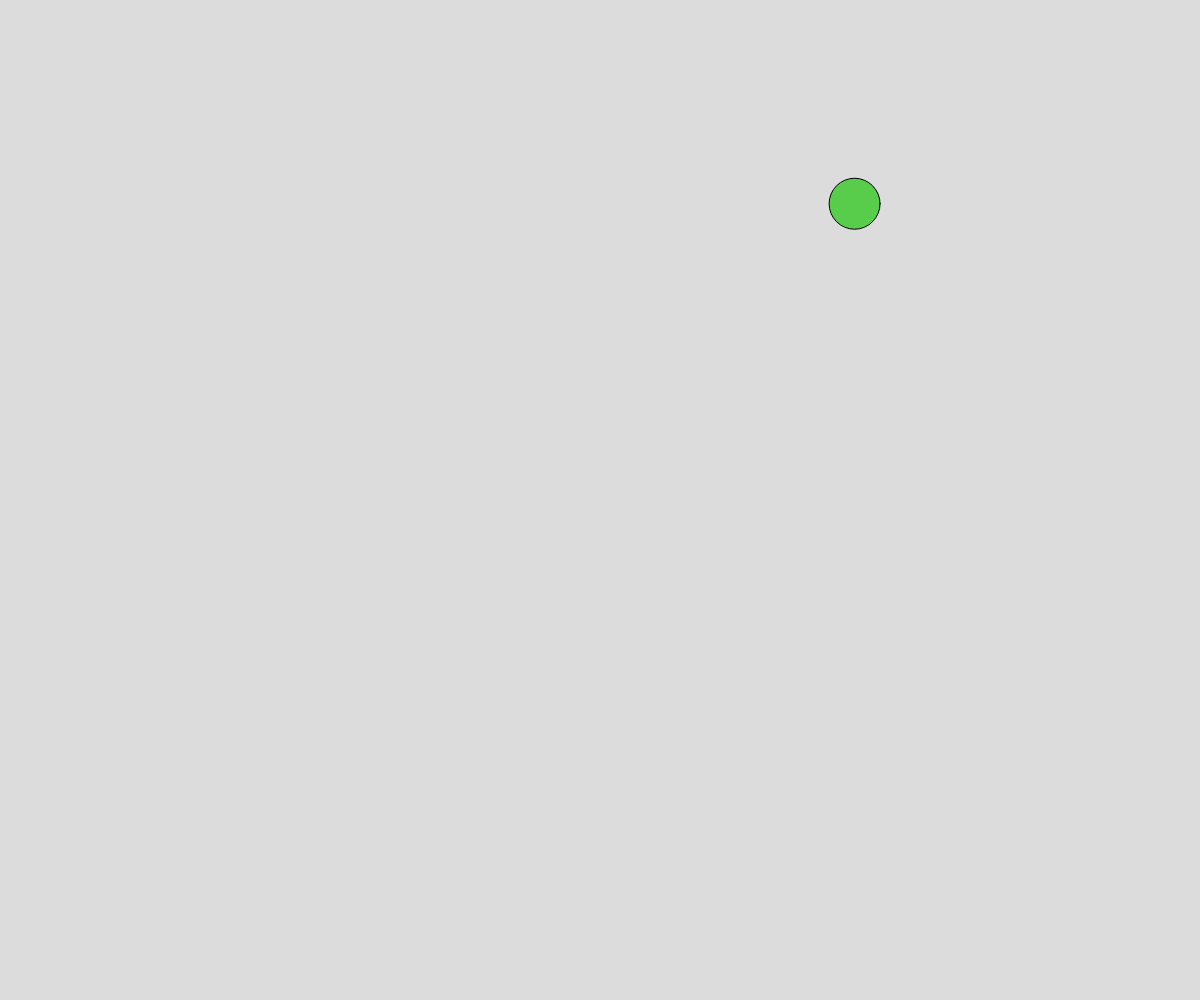
Frame 1 (no input)
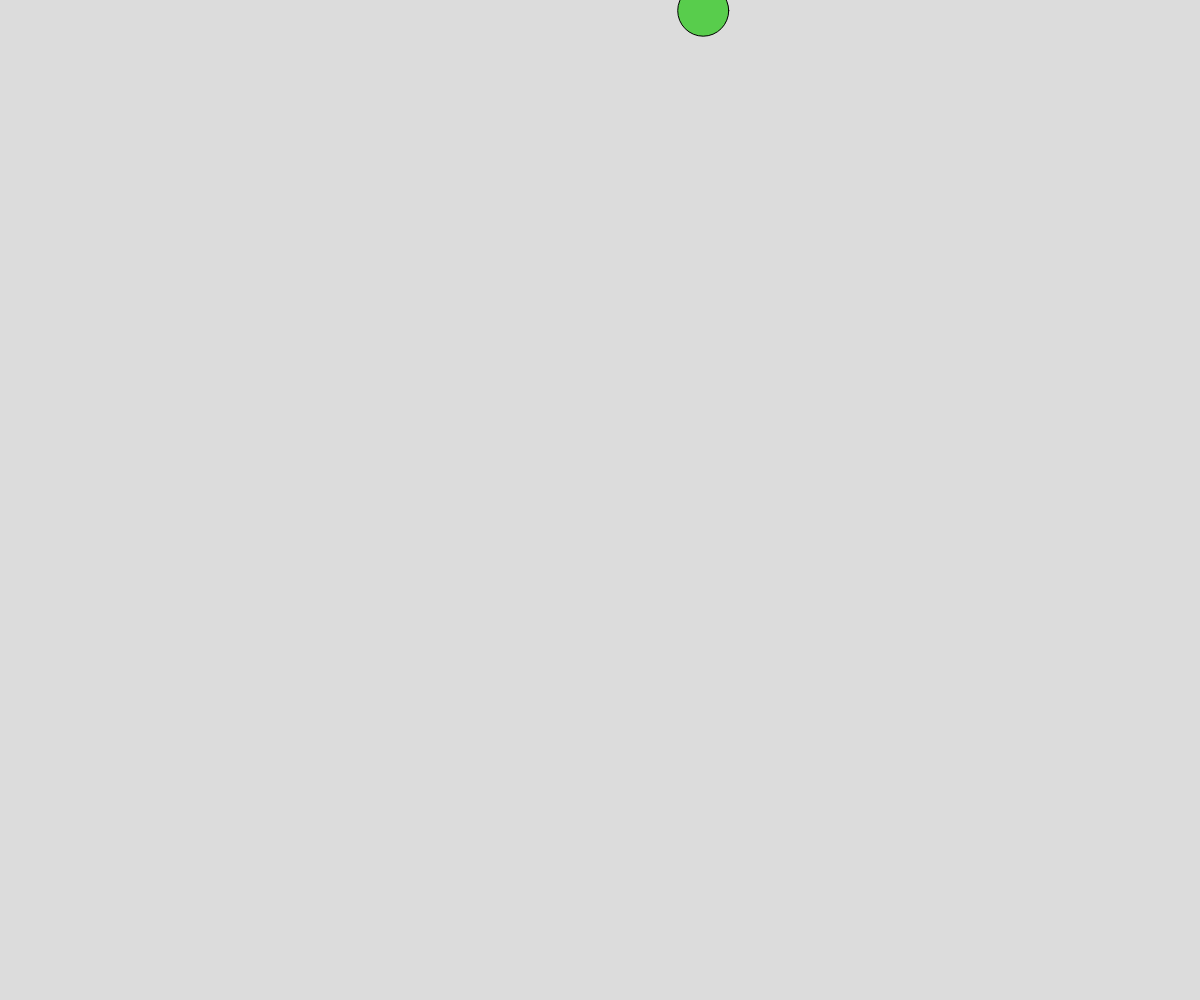
Frame 60 (no input)
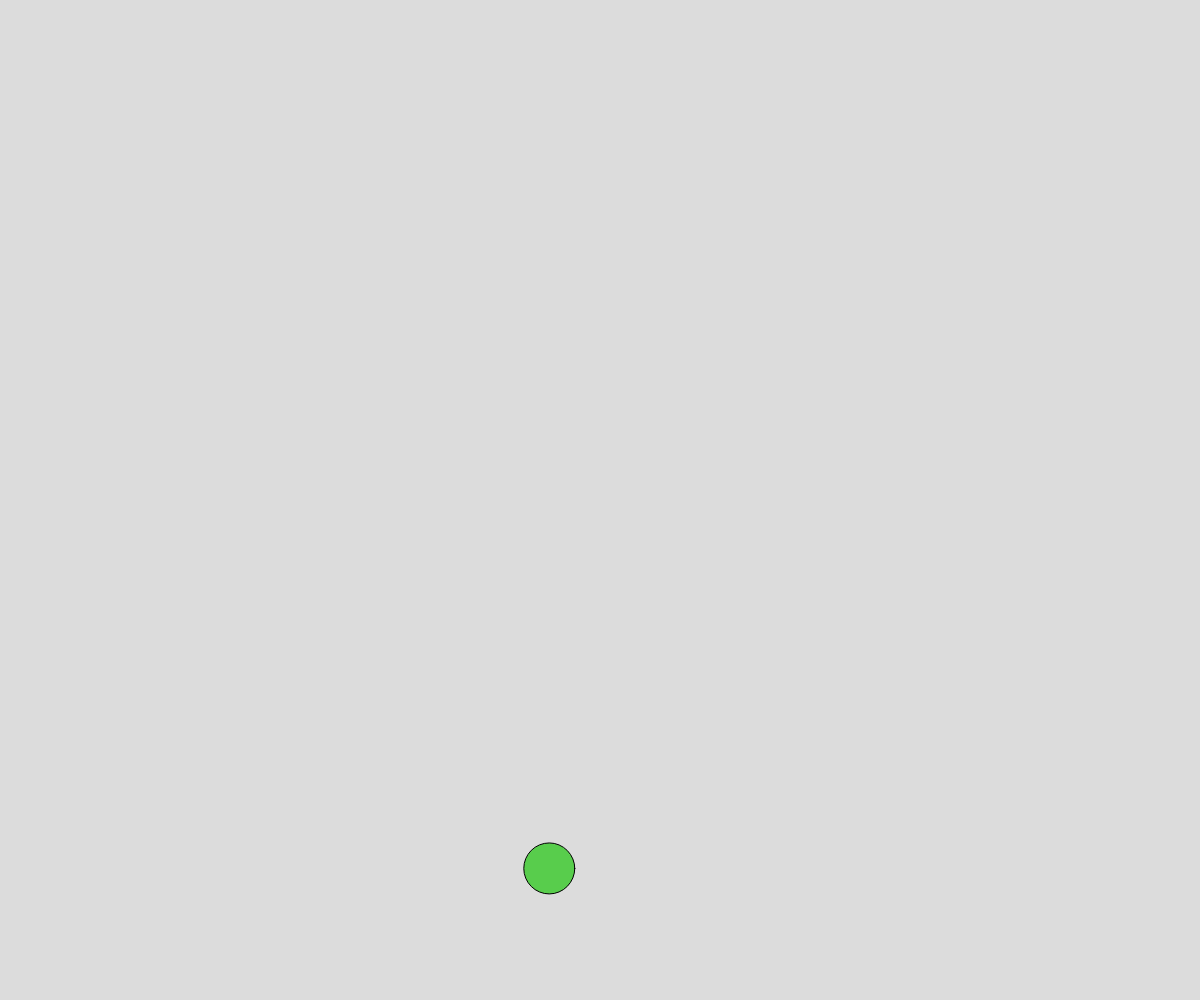
Frame 120 (the mouse pressed at the canvas centre since frame 60)

The p5.js sketch that drew these frames (run headless with seeded random() and noise() and a simulated clock; from frame 60 on, the mouse is pressed at the canvas centre):

// p5.js sketch
// ── sketch.js
// Project Title
// Your Name
// Date
//
// Extra for Experts:
// - describe what you did to take this project "above and beyond"

let theBall;

function setup() {
  createCanvas(windowWidth, windowHeight);
  theBall = spawnBall();
}

function draw() {
  background(220);
  moveBall();
  displayBall();
}


function keyTyped() {
  if (key === " ") {
    theBall = spawnBall();
  }
}


function spawnBall() {
  let theBall = {
    x: random(width),
    y: random(height),
    radius: random(12, 30),
    r: random(255),
    g: random(255), 
    b: random(255),
    dx: random(-5, 5),
    dy: random(-5, 5),
  };
  return theBall;
}



function moveBall() {
  theBall.x += theBall.dx;
  theBall.y += theBall.dy;

  // off the right side
  if (theBall.x - theBall.radius > width) {
    theBall.x = 0 - theBall.radius;
  }

  // off the left side
  else if (theBall.x < 0 - theBall.radius) {
    theBall.x = width + theBall.radius;
  }

  // off the bottom
  if (theBall.y - theBall.radius > height) {
    theBall.y = 0 - theBall.radius;
  }

  // off the top
  else if (theBall.y < 0 - theBall.radius) {
    theBall.y = height + theBall.radius;
  }

  console.log(theBall.x, theBall.y);
}

function displayBall() {
  fill(theBall.r, theBall.g, theBall.b);
  circle(theBall.x, theBall.y, theBall.radius * 2);
}
